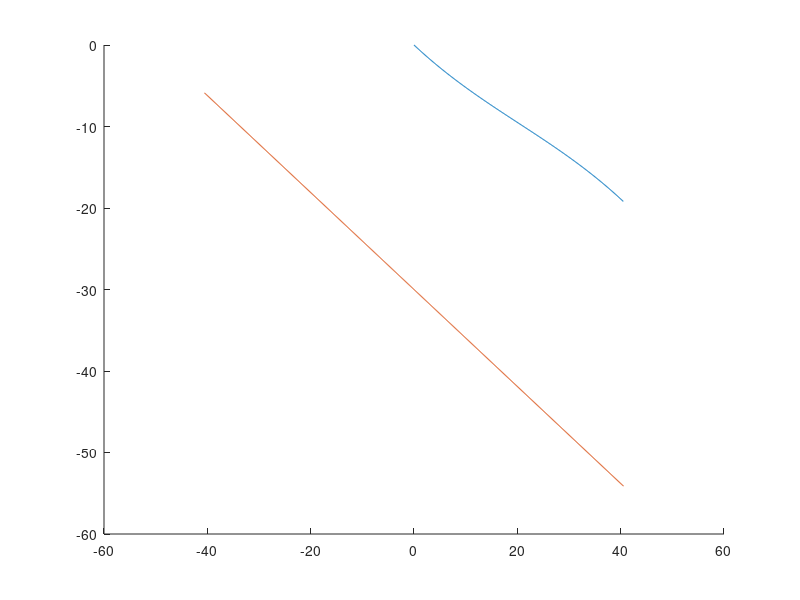

This figure's MATLAB source:
clc
clear

%ebene:
c=-30
a=-30%steigung x
f=476

x_real=400/f*abs(c)
a=a/abs(x_real)*0.5
d=sqrt((x_real*a)^2 + x_real^2)
dist_des=30
e=sqrt(d^2+dist_des^2)
alpha=pi-pi/2-atan(abs(a))
gamma=asin(dist_des*sin(pi/2)/e)

betta=pi-gamma-alpha
betta*180/pi


y_max=c+e*cos(betta)
x_max=sin(betta)*e


d_cubic=0
c_cubic=a
%b_cubic=-3*c_cubic/x_max-3*d_cubic/x_max^2+3*y_max/x_max^2+c/x_max-a/x_max
b_cubic=(y_max-a*x_max)/(-2/3*x_max^2+x_max^2)
a_cubic=-2*b_cubic/x_max/3
%a_cubic=(-b_cubic*x_max^2-c_cubic*x_max-d_cubic+y_max)/x_max^3
x=0:0.1:x_max
test=a_cubic*x.^3+b_cubic*x.^2+c_cubic*x+d_cubic
stammfunktion=a_cubic*x_max.^3+b_cubic*x_max.^2+c_cubic*x_max+d_cubic
ableitung=3*a_cubic*x_max.^2+2*b_cubic*x_max+c_cubic

hold on 
plot(x,test)
x=-x_max:0.1:x_max
plot(x,a*x+c)
%test=3*a_cubic*x.^2+2*b_cubic*x+c_cubic


